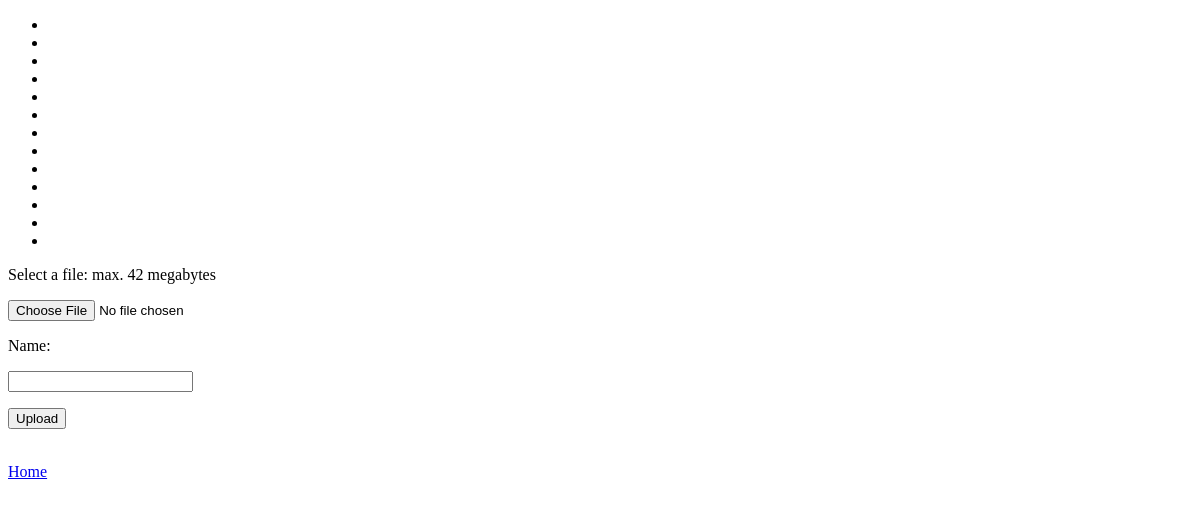
Before: /SecureWitness/list/ (signed in) with the older database file.
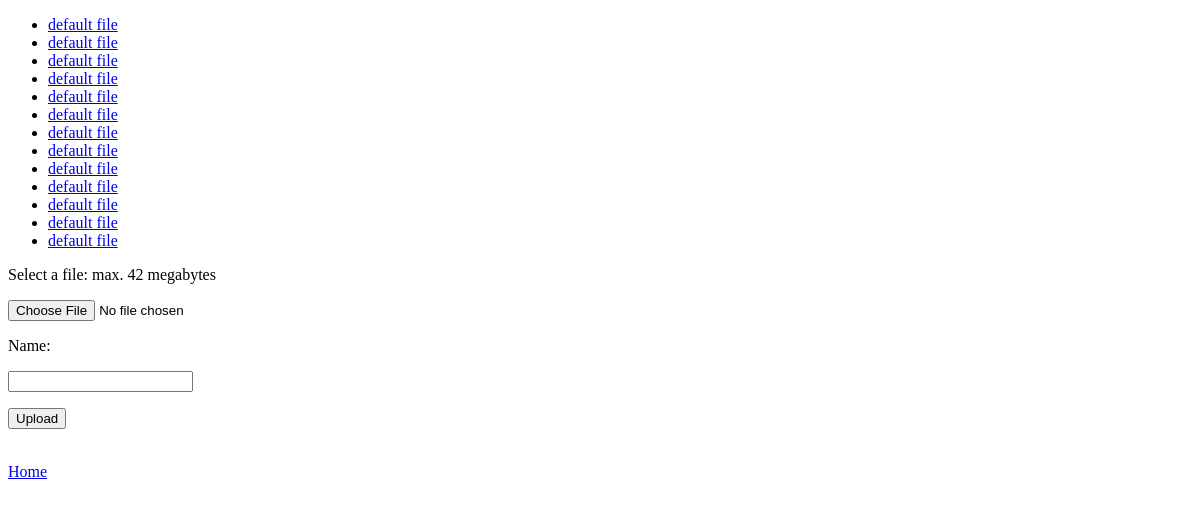
After: the same page with the newer database file.
### SecureWitness/models.py (models this page shows, shortened)
class Document(models.Model):
	name = models.CharField(max_length=200)
	docfile = models.FileField(upload_to='documents/%Y/%m/%d')
	encrypted = models.BooleanField(default=False)
	sign = models.BooleanField(default=False)
	author = models.ForeignKey(User)

### SecureWitness/views.py (the view)
@login_required
def list(request):
	current_user = request.user
	if request.method == 'POST':
		form = DocumentForm(request.POST, request.FILES)
		if form.is_valid():
			inputFile  = request.FILES['docfile']
			inputFile.open('rb')
			inputLines = inputFile.readlines()
			outputfilename = 'SecureWitness/' + inputFile.name + '.enc'
			outwriter  = open(outputfilename, 'wb')
			key        = 'aaaaaaaaaaaaaaaa'
			RSAkey     = RSA.generate(2048)
			iv         = 'bbbbbbbbbbbbbbbb'
			encryptor  = AES.new(key, AES.MODE_CBC, iv)
			filesize   = inputFile.size
			outwriter.write((struct.pack('<Q', filesize)))
			outwriter.write(bytes(iv, 'utf-8'))
			for line in inputLines:
				if len(line) == 0:
					break
				elif len(line)%16 != 0:
					line += (' ' * (16 - len(line)%16)).encode('utf-8')
				outwriter.write(encryptor.encrypt(line))
			outwriter.close()
			outwriter = open(outputfilename, 'rb')
			outputFile = File(outwriter)
			newdoc = Document(docfile = outputFile, encrypted = True, sign = False)
			newdoc.author = current_user
			newdoc.name = request.POST['name']
			newdoc.save()
			outwriter.close()
			inputFile.close()
			signFileName = request.FILES['docfile'].name + '.pem'
			with open(signFileName, 'wb') as signer:
				privKey = RSAkey
				pubKey = privKey.publickey()
				cipher = PKCS1_v1_5.new(privKey)
				msg = SHA256.new(key.encode('utf-8'))
				signature = cipher.sign(msg)
				signer.write(signature)
			with open(signFileName, 'rb') as signer:
				signedFile = File(signer)
				signatureFile = Document(docfile=signedFile, encrypted=True, sign = True)
				signatureFile.author = current_user
				signatureFile.name = request.POST['name']
				signatureFile.save()
			return HttpResponseRedirect(reverse('SecureWitness.views.list'))
	else:
		form = DocumentForm() # A empty, unbound form
	documents = Document.objects.all()
	return render_to_response(
		'SecureWitness/list.html',
		{'documents': documents, 'form': form},
		context_instance=RequestContext(request)
	)

### SecureWitness/forms.py
class DocumentForm(forms.Form):
	docfile = forms.FileField(
		label='Select a file',
		help_text='max. 42 megabytes'
	)
	name = forms.CharField(max_length=200)

### SecureWitness/templates/SecureWitness/list.html (shortened to what this page needs)
<!DOCTYPE html>
<html>
    <head>
    </head>
    <body>
    {% if documents %}
        <ul>
        {% for document in documents %}
            <li><a href="{{ document.docfile.url }}">{{ document.name }}</a></li>
        {% endfor %}
        </ul>
    {% else %}
        <p>No documents.</p>
    {% endif %}
        <form action="{% url 'list' %}" method="post" enctype="multipart/form-data">
            <p>{{ form.docfile.label_tag }} {{ form.docfile.help_text }}</p>
            <p>
                {{ form.docfile }}
            </p>
            <p>{{ form.name.label_tag }} {{form.name.help_text }}</p>
            <p>
                {{ form.name }}
            </p>
            <p><input type="submit" value="Upload" /></p>
        </form>
    </body>
</html>
<a href="/SecureWitness/">Home</a>

Changed rows visible on the page:
now on this page (row edited): Document: name "default file"
now on this page (row edited): Document: name "default file"
now on this page (row edited): Document: name "default file"
now on this page (row edited): Document: name "default file"
now on this page (row edited): Document: name "default file"
now on this page (row edited): Document: name "default file"
now on this page (row edited): Document: name "default file"
now on this page (row edited): Document: name "default file"
now on this page (row edited): Document: name "default file"
now on this page (row edited): Document: name "default file"
now on this page (row edited): Document: name "default file"
now on this page (row edited): Document: name "default file"
now on this page (row edited): Document: name "default file"
